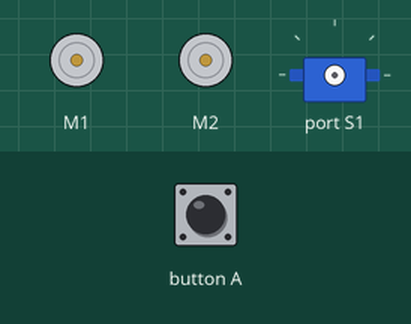
Recording of a program running on a simulated BBC micro:bit (MakeCode). On the bench: 2 × DC motor (green arrow = forward, orange = backward, longer = faster), servo. Inputs (shaded band) come from the test bench.

Above: at 1.2 s.
1.3 s: button A pressed for 0.15 s
Timing chart, 0 to 50.9 s (numbered marks = the images above; inputs shaded):
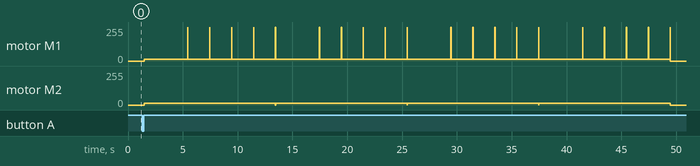

The program:

main.ts
```typescript
input.onButtonPressed(Button.A, function () {
    for (let index = 0; index < 4; index++) {
        maqueen.motorRun(maqueen.Motors.All, maqueen.Dir.CW, 15)
        basic.pause(2000)
        maqueen.servoRun(maqueen.Servos.S1, 90)
        basic.pause(2000)
        maqueen.motorRun(maqueen.Motors.M1, maqueen.Dir.CW, 255)
        maqueen.motorRun(maqueen.Motors.All, maqueen.Dir.CW, 15)
        basic.pause(2000)
        maqueen.motorRun(maqueen.Motors.M1, maqueen.Dir.CW, 255)
        maqueen.motorRun(maqueen.Motors.All, maqueen.Dir.CW, 15)
        basic.pause(2000)
        maqueen.motorRun(maqueen.Motors.M1, maqueen.Dir.CW, 255)
        maqueen.motorRun(maqueen.Motors.All, maqueen.Dir.CW, 15)
        basic.pause(2000)
        maqueen.motorRun(maqueen.Motors.M1, maqueen.Dir.CW, 255)
        maqueen.motorRun(maqueen.Motors.All, maqueen.Dir.CW, 15)
        basic.pause(2000)
        maqueen.motorRun(maqueen.Motors.M1, maqueen.Dir.CW, 255)
        maqueen.motorRun(maqueen.Motors.All, maqueen.Dir.CW, 15)
        maqueen.motorStop(maqueen.Motors.All)
    }
})
```

test.ts
```typescript
// aquí va el archivo "tests"; esto no se compilará cuando este paquete se utilice como una extensión.
```

Measured:
- after the input at 1.3 s, motor M1: stopped → forward 15/255 after 0.17 s, then repeats every 12.0 s: 4 × (forward 255/255 0.02 s, forward 15/255 2.0 s), forward 255/255 0.02 s, forward 15/255 4.0 s; motor M2: stopped → forward 15/255 after 0.17 s, → stopped 48.0 s later
